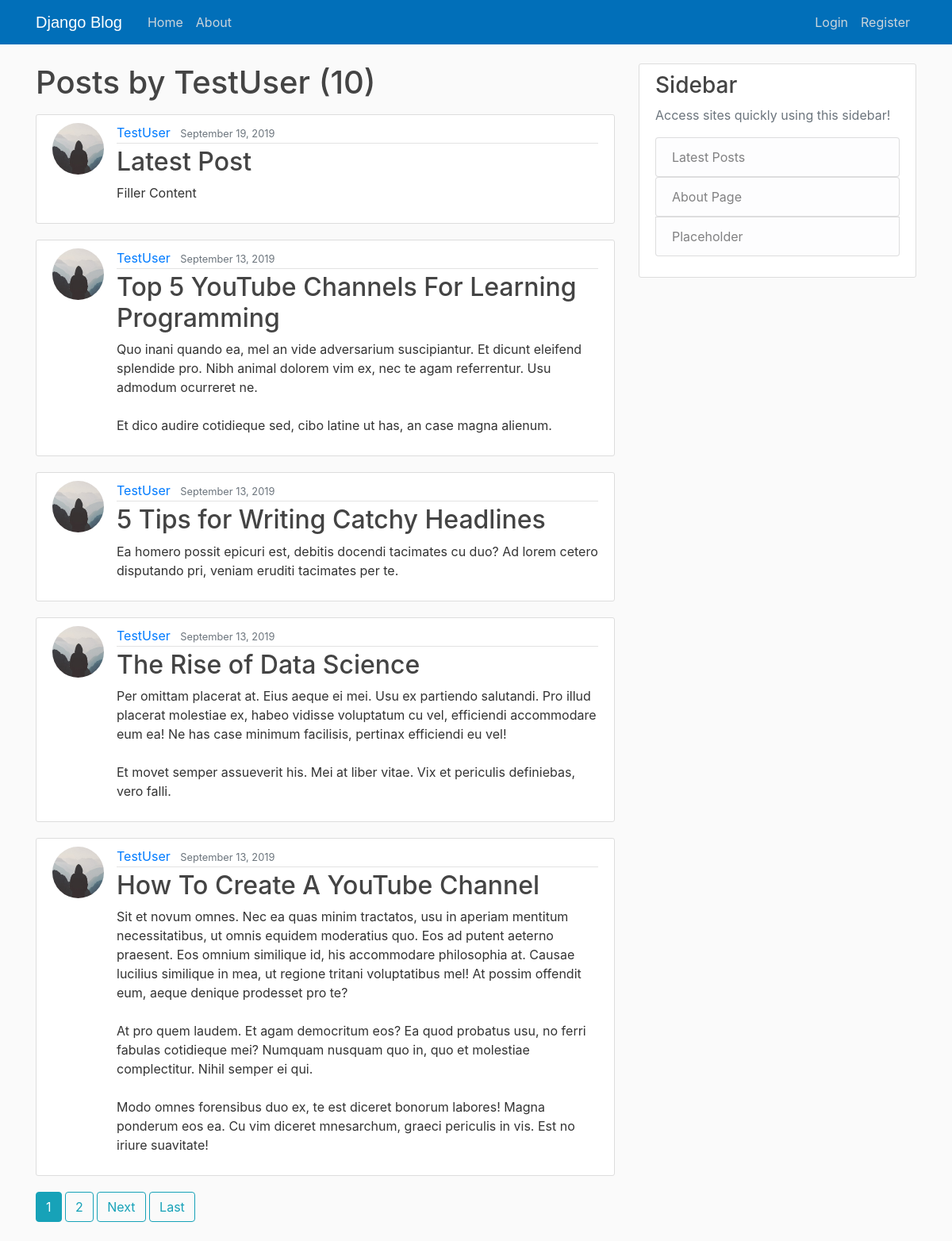
Page /user/TestUser on the committed database.
### blog/models.py (models this page shows, shortened)
class Post(models.Model):
	title = models.CharField(max_length=100)
	content = models.TextField()
	date_posted = models.DateTimeField(default=timezone.now)
	author = models.ForeignKey(User, on_delete=models.CASCADE)
	"""
	Redirect vs Reverse:
	Redirect redirects you to a specific route.
	Reverse returns full url to that route as a string.
	"""

### users/models.py (models this page shows, shortened)
class Profile(models.Model):
	user = models.OneToOneField(User, on_delete=models.CASCADE)
	image = models.ImageField(default='default.jpg', upload_to='profile_pics')

### blog/views.py (the view)
# urls.py: path('user/<str:username>', UserPostListView.as_view(), name='user-posts'),
class UserPostListView(ListView):
	model = Post
	template_name = 'blog/user_posts.html' # <app>/<model>_<viewtype>.html
	context_object_name = 'posts'
	paginate_by = 5
	def get_queryset(self):
		user = get_object_or_404(User, username=self.kwargs.get('username'))
		return Post.objects.filter(author=user).order_by('-date_posted')

### blog/templates/blog/user_posts.html (shortened to what this page needs)
{% extends "blog/base.html" %}
{% block content %}
	<h1 class="mb-3">Posts by {{ view.kwargs.username }} ({{ page_obj.paginator.count }})</h1>
	{% for post in posts %}
		<article class="media content-section">
		  <img class="rounded-circle article-img" src="{{ post.author.profile.image.url }}">
		  <div class="media-body">
		    <div class="article-metadata">
		      <a class="mr-2" href="{% url 'user-posts' post.author.username %}">{{ post.author }}</a>
		      <small class="text-muted">{{ post.date_posted|date:"F d, Y" }}</small>
		    </div>
		    <h2><a class="article-title" href="{% url 'post-detail' post.id %}">{{ post.title }}</a></h2>
		    <p class="article-content">{{ post.content }}</p>
		  </div>
		</article>
	{% endfor %}
	{% if is_paginated %}
		{% for num in page_obj.paginator.page_range %}
			{% if page_obj.number == num %}
				<a class="btn btn-info mb-4" href="?page={{ num }}">{{ num }}</a>
			{% elif num > page_obj.number|add:'-3' and num < page_obj.number|add:'3' %}
				<a class="btn btn-outline-info mb-4" href="?page={{ num }}">{{ num }}</a>
			{% endif %}
		{% endfor %}
		{% if page_obj.has_next %}
			<a class="btn btn-outline-info mb-4" href="?page={{ page_obj.next_page_number }}">Next</a>
			<a class="btn btn-outline-info mb-4" href="?page={{ page_obj.paginator.num_pages }}">Last</a>
		{% endif %}
	{% endif %}
{% endblock content %}

### blog/static/blog/main.css (style rules this page uses)
body { background: #fafafa; color: #333333; margin-top: 5rem; }
h1, h2, h3, h4, h5, h6 { color: #444444; }
.content-section { background: #ffffff; padding: 10px 20px; border: 1px solid #dddddd; border-radius: 3px; margin-bottom: 20px; }
.article-title { color: #444444; }
.article-content { white-space: pre-line; }
.article-img { height: 65px; width: 65px; margin-right: 16px; }
.article-metadata { padding-bottom: 1px; margin-bottom: 4px; border-bottom: 1px solid #e3e3e3 }

### rows in the picture
Post: author.profile.image (placeholder picture), author "TestUser", date_posted "September 19, 2019", title "Latest Post", content "Filler Content"
Post: author.profile.image (placeholder picture), author "TestUser", date_posted "September 13, 2019", title "Top 5 YouTube Channels For Learning Programming", content "Quo inani quando ea, mel an vide adversarium suscipiantur. Et dicunt eleifend splendide pro. Nibh animal dolorem vim ex, nec te agam referrentur. Usu admodum ocurreret ne. Et dico audire cotidieque sed, cibo latine ut has, an case magna alienum."
Post: author.profile.image (placeholder picture), author "TestUser", date_posted "September 13, 2019", title "5 Tips for Writing Catchy Headlines", content "Ea homero possit epicuri est, debitis docendi tacimates cu duo? Ad lorem cetero disputando pri, veniam eruditi tacimates per te."
Post: author.profile.image (placeholder picture), author "TestUser", date_posted "September 13, 2019", title "The Rise of Data Science", content "Per omittam placerat at. Eius aeque ei mei. Usu ex partiendo salutandi. Pro illud placerat molestiae ex, habeo vidisse voluptatum cu vel, efficiendi accommodare eum ea! Ne has case minimum facilisis, pertinax efficiendi eu vel! Et movet semper assueverit his. Mei at liber vitae. Vix et periculis definiebas, vero falli."
Post: author.profile.image (placeholder picture), author "TestUser", date_posted "September 13, 2019", title "How To Create A YouTube Channel", content "Sit et novum omnes. Nec ea quas minim tractatos, usu in aperiam mentitum necessitatibus, ut omnis equidem moderatius quo. Eos ad putent aeterno praesent. Eos omnium similique id, his accommodare philosophia at. Causae lucilius similique in mea, ut regione tritani voluptatibus mel! At possim offendit eum, aeque denique prodesset pro te? At pro quem laudem. Et agam democritum eos? Ea quod probatus usu, no ferri fabulas cotidieque mei? Numquam nusquam quo in, quo et molestiae complectitur. Nihil semper ei qui. Modo omnes forensibus duo ex, te est diceret bonorum labores! Magna ponderum eos ea. Cu vim diceret mnesarchum, graeci periculis in vis. Est no iriure suavitate!"

### other values in the picture
{{ view.kwargs.username }} "TestUser"
{{ page_obj.paginator.count }} "10"
{{ num }} "1"
{{ num }} "2"
